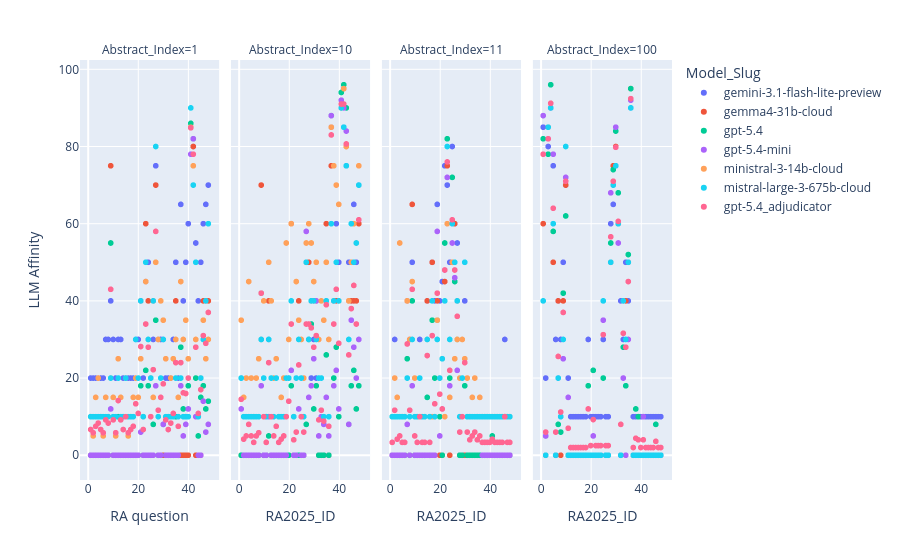

Notebook code for this chart:
### Code cell
low_ra_disaggrement_ids = (ra_adjudication_df[ra_adjudication_df['agreement_mean']==1]).nlargest(10, 'Affinity_Range')['Abstract_Index']
fig = px.scatter(#prp_df[prp_df['Abstract_Index'].isin([1,8,20,19])],
    ra_df[ra_df['Abstract_Index'].isin(low_ra_disaggrement_ids)],
    # ra_df,
    x='RA2025_ID',
    y='LLM_Affinity',
    color='Model_Slug',
    facet_col = 'Abstract_Index',
    # points='all',
    hover_data = 'Model_Slug',
    # facet_row='PRP_Name',
    # color = 'PRP_Name',
    # title=f'RA Affinity Distribution by Abstract'
 )
fig.update_layout(xaxis_title='RA question', yaxis_title='LLM Affinity')
# fig.update_xaxes(tickangle=45)
fig.show()
